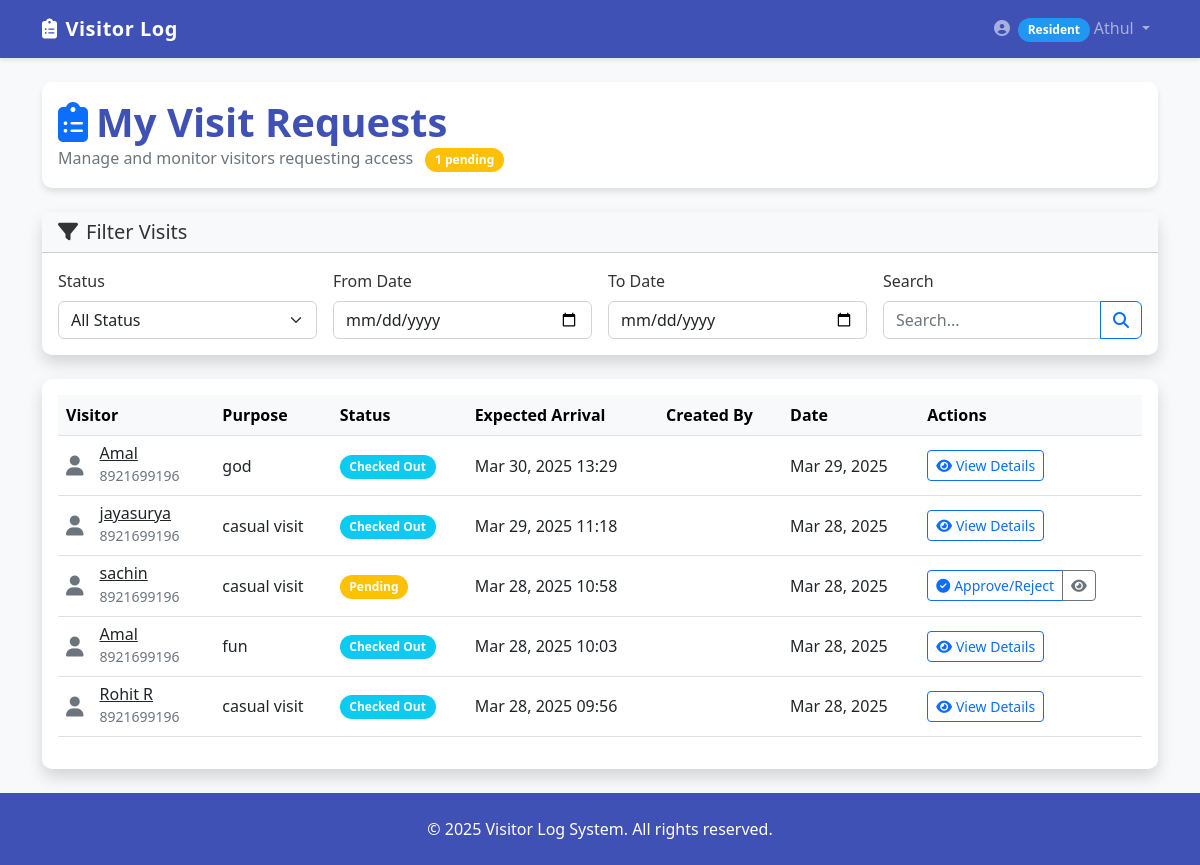
The app's page /visits/resident/ (signed in), older data.
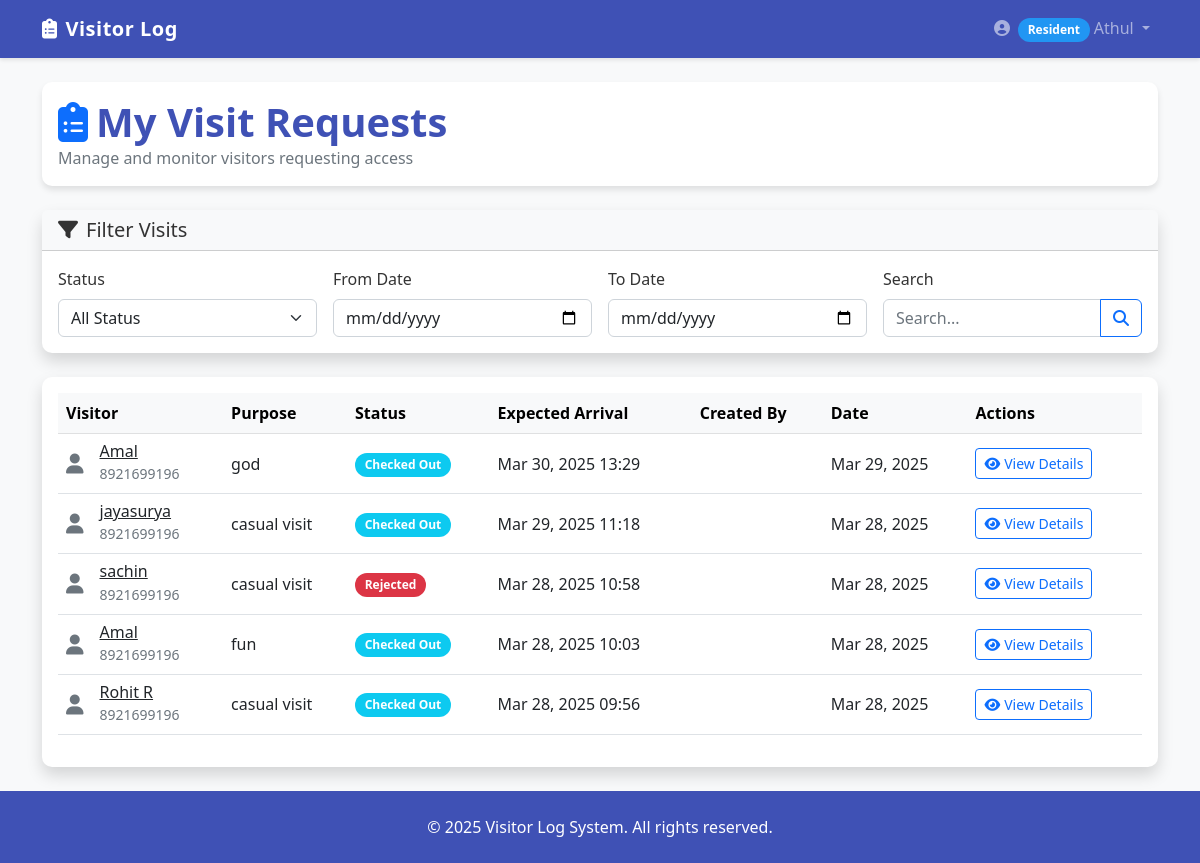
The same page, newer data.
### visits/models.py (models this page shows, shortened)
class Visit(models.Model):
    STATUS_CHOICES = (
        ('PENDING', 'Pending'),
        ('APPROVED', 'Approved'),
        ('REJECTED', 'Rejected'),
        ('CHECKED_IN', 'Checked In'),
        ('CHECKED_OUT', 'Checked Out'),
        ('CANCELLED', 'Cancelled'),
    )
    resident = models.ForeignKey(
        settings.AUTH_USER_MODEL,
        on_delete=models.CASCADE,
        related_name='resident_visits',
        limit_choices_to={'role': 'RESIDENT'}
    )
    visitor_name = models.CharField(max_length=100)
    visitor_phone = models.CharField(max_length=20, blank=True, null=True)
    visitor_email = models.EmailField(blank=True, null=True)
    purpose = models.CharField(max_length=200)
    status = models.CharField(max_length=20, choices=STATUS_CHOICES, default='PENDING')
    requested_by = models.ForeignKey(
        settings.AUTH_USER_MODEL,
        on_delete=models.CASCADE,
        related_name='requested_visits',
        limit_choices_to={'role': 'SECURITY'},
        null=True,  # Make this field optional to fix the issue
        blank=True
    )
    requested_at = models.DateTimeField(auto_now_add=True)
    expected_arrival = models.DateTimeField(null=True, blank=True)
    entry_time = models.DateTimeField(null=True, blank=True)
    exit_time = models.DateTimeField(null=True, blank=True)
    approval_time = models.DateTimeField(null=True, blank=True)
    rejection_reason = models.TextField(blank=True, null=True)
    notes = models.TextField(blank=True, null=True)
    class Meta:
        ordering = ['-requested_at']

### users/views.py (the view)
        def wrapper(request, *args, **kwargs):
            if request.user.is_authenticated and request.user.role in allowed_roles:
                return view_func(request, *args, **kwargs)
            messages.error(request, 'You do not have permission to access this page.')
            return redirect('dashboard')

### visits/forms.py
class VisitFilterForm(forms.Form):
    STATUS_CHOICES = (
        ('', 'All Status'),
    ) + Visit.STATUS_CHOICES
    status = forms.ChoiceField(choices=STATUS_CHOICES, required=False)
    from_date = forms.DateField(
        widget=forms.DateInput(attrs={'type': 'date'}),
        required=False
    )
    to_date = forms.DateField(
        widget=forms.DateInput(attrs={'type': 'date'}),
        required=False
    )
    search = forms.CharField(required=False, max_length=100)
    def __init__(self, *args, **kwargs):
        super().__init__(*args, **kwargs)
        for field in self.fields.values():
            field.widget.attrs.update({'class': 'form-control'})

### users/views.py (called while the page is built)
def role_required(allowed_roles):
    def decorator(view_func):
        def wrapper(request, *args, **kwargs):
            if request.user.is_authenticated and request.user.role in allowed_roles:
                return view_func(request, *args, **kwargs)
            messages.error(request, 'You do not have permission to access this page.')
            return redirect('dashboard')
        return wrapper
    return decorator

### visits/templates/visits/resident_visits.html (shortened to what the changed rows need)
{% extends "base.html" %}
{% load static %}
{% block content %}
<div class="container">
    <div class="row mb-4">
        <div class="col-12">
            <div class="card">
                <div class="card-body d-flex justify-content-between align-items-center">
                    <div>
                        <h1 class="card-title mb-0">
                            <i class="fas fa-clipboard-list text-primary me-2"></i>My Visit Requests
                        </h1>
                        <p class="text-muted mb-0">
                            Manage and monitor visitors requesting access
                            {% if pending_visits %}
                                <span class="badge bg-warning ms-2">{{ pending_visits }} pending</span>
                            {% endif %}
                        </p>
                    </div>
                </div>
            </div>
        </div>
    </div>
    <div class="row">
        <div class="col-12">
            <div class="card shadow">
                <div class="card-body">
                    <div class="table-responsive">
                        <table class="table table-hover align-middle">
                            <thead class="table-light">
                                <tr>
                                    <th scope="col">Visitor</th>
                                    <th scope="col">Purpose</th>
                                    <th scope="col">Status</th>
                                    <th scope="col">Expected Arrival</th>
                                    <th scope="col">Created By</th>
                                    <th scope="col">Date</th>
                                    <th scope="col">Actions</th>
                                </tr>
                            </thead>
                            <tbody>
                                {% for visit in page_obj %}
                                <tr>
                                    <td>
                                        <div class="d-flex align-items-center">
                                            <div class="avatar avatar-circle">
                                                <i class="fas fa-user fa-lg text-secondary"></i>
                                            </div>
                                            <div class="ms-3">
                                                <h6 class="mb-0">
                                                    <a href="{% url 'visit_detail' visit.id %}" class="text-reset text-decoration-hover">
                                                        {{ visit.visitor_name }}
                                                    </a>
                                                </h6>
                                                {% if visit.visitor_phone %}
                                                <small class="text-muted">{{ visit.visitor_phone }}</small>
                                                {% endif %}
                                            </div>
                                        </div>
                                    </td>
                                    <td>{{ visit.purpose|truncatechars:30 }}</td>
                                    <td>
                                        {% if visit.status == 'PENDING' %}
                                            <span class="badge bg-warning">Pending</span>
                                        {% elif visit.status == 'APPROVED' %}
                                            <span class="badge bg-success">Approved</span>
                                        {% elif visit.status == 'REJECTED' %}
                                            <span class="badge bg-danger">Rejected</span>
                                        {% elif visit.status == 'CHECKED_IN' %}
                                            <span class="badge bg-primary">Checked In</span>
                                        {% elif visit.status == 'CHECKED_OUT' %}
                                            <span class="badge bg-info">Checked Out</span>
                                        {% elif visit.status == 'CANCELLED' %}
                                            <span class="badge bg-secondary">Cancelled</span>
                                        {% endif %}
                                    </td>
                                    <td>{{ visit.expected_arrival|date:"M d, Y H:i" }}</td>
                                    <td>{{ visit.requested_by.get_full_name }}</td>
                                    <td>{{ visit.requested_at|date:"M d, Y" }}</td>
                                    <td>
                                        <div class="btn-group" role="group">
                                            {% if visit.status == 'PENDING' %}
                                                <a href="{% url 'approve_reject_visit' visit.id %}" class="btn btn-sm btn-outline-primary">
                                                    <i class="fas fa-check-circle me-1"></i>Approve/Reject
                                                </a>
                                                <a href="{% url 'visit_detail' visit.id %}" class="btn btn-sm btn-outline-secondary">
                                                    <i class="fas fa-eye"></i>
                                                </a>
                                            {% else %}
                                                <a href="#" class="btn btn-sm btn-outline-primary me-1" data-bs-toggle="modal" data-bs-target="#visitDetails{{ visit.id }}">
                                                    <i class="fas fa-eye me-1"></i>View Details
                                                </a>
                                            {% endif %}
                                        </div>
                                    </td>
                                </tr>
                                {% endfor %}
                            </tbody>
                        </table>
                    </div>
                </div>
            </div>
        </div>
    </div>
</div>
{% endblock %}

Row changes from the older to the newer data that the page shows:
changed Visit "sachin": status "Pending Approve/Reject" → "Rejected View Details"
Text that changed along with them:
{{ pending_visits }}: "1" → (not shown)
text no longer shown: "pending"
